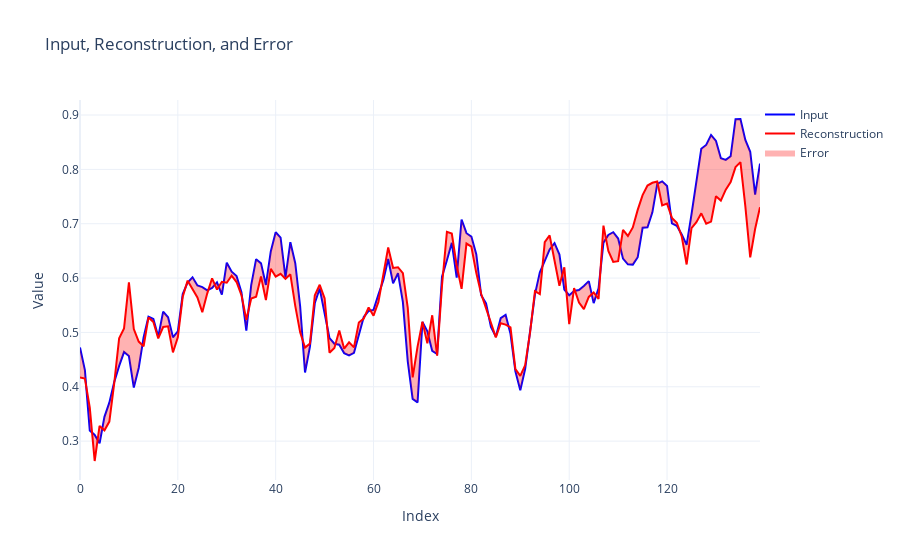

The cell this chart's notebook holds for it:
### Code cell
enc_img = autoencoder.encoder(abnormal_test_data)
dec_img = autoencoder.decoder(enc_img)

input_data = abnormal_test_data[0]
reconstructed_data = dec_img[0]

# 计算误差
error = np.abs(input_data - reconstructed_data)
# Plot the error between the input and the reconstructed data
plotters.compare_org_reconstructed(input_data, reconstructed_data)

### Figure 1 — Plotly figure (JSON) as saved in the notebook; plotly's stock layout.template omitted (floating-point values rounded to 4 significant figures; data arrays with more than 128 entries replaced by an {"elided": "..."} marker saying what was removed)
{"data": [{"line": {"color": "blue"}, "mode": "lines", "name": "Input", "type": "scatter", "x": {"elided": "140 int values"}, "y": {"elided": "140 float values"}}, {"line": {"color": "red"}, "mode": "lines", "name": "Reconstruction", "type": "scatter", "x": {"elided": "140 int values"}, "y": {"elided": "140 float values"}}, {"fill": "toself", "fillcolor": "rgba(255, 0, 0, 0.3)", "line": {"color": "rgba(255,255,255,0)"}, "name": "Error", "type": "scatter", "x": {"elided": "280 int values"}, "y": {"elided": "280 float values"}}], "layout": {"legend": {"x": 1, "y": 1}, "title": {"text": "Input, Reconstruction, and Error"}, "xaxis": {"title": {"text": "Index"}}, "yaxis": {"title": {"text": "Value"}}}}
